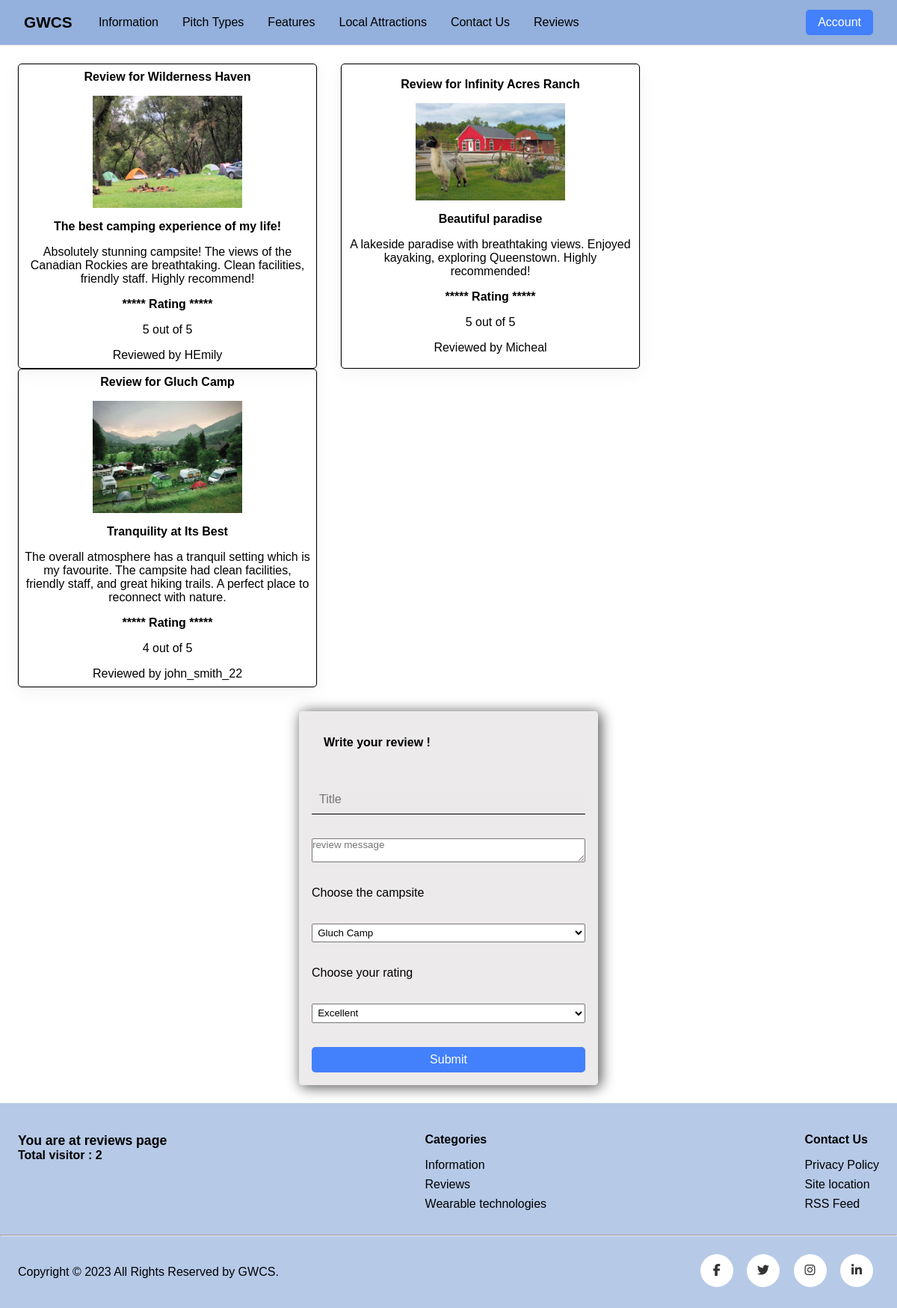
The app's page /pages/reviews.php with its own data.
### tables this page shows
CREATE TABLE `Review` (
  `review_id` bigint(20) NOT NULL,
  `message` text NOT NULL,
  `rating` int(11) NOT NULL,
  `title` varchar(255) NOT NULL,
  `user_id` bigint(20) NOT NULL,
  `site_id` bigint(20) NOT NULL
);

CREATE TABLE `CampSite` (
  `site_id` bigint(20) NOT NULL,
  `name` varchar(255) NOT NULL,
  `location` text NOT NULL,
  `description` text NOT NULL,
  `local_attraction` text NOT NULL,
  `features` text NOT NULL,
  `map_iframe` text DEFAULT NULL,
  `price` decimal(10,2) NOT NULL,
  `notice_note` text NOT NULL,
  `pitch_type_id` bigint(20) NOT NULL
);

CREATE TABLE `User` (
  `user_id` bigint(20) NOT NULL,
  `first_name` varchar(50) NOT NULL,
  `last_name` varchar(50) NOT NULL,
  `username` varchar(80) NOT NULL,
  `email` varchar(255) NOT NULL,
  `password` text NOT NULL,
  `rank` varchar(20) NOT NULL
);

### data/ReviewDataRepository.php (called while the page is built, shortened)
<?php
require_once(UTILS_PATH . "DataRepositoryUtil.php");
class ReviewDataRepository implements DataRepository
{
    private mysqli $connection;
    private UserDataRepository $userRepo;
    private CampSiteDataRepository $siteRepo;
    public function __construct(mysqli $connection)
    {
        $this->connection = $connection;
        $this->userRepo = new UserDataRepository($connection);
        $this->siteRepo = new CampSiteDataRepository($connection);
    }
    public function getLists(): ?array
    {
        $query = "SELECT * FROM Review";
        $stmt = $this->connection->prepare($query);
        if (!$stmt->execute()) {
            throw new mysqli_sql_exception("Error executing the given sql statement.");
        }
        $mysqli_result = $stmt->get_result();
        $reviewList = [];
        while ($row = $mysqli_result->fetch_assoc()) {
            $user = $this->mapRowToReviewObject($row);
            $reviewList[] = $user;
        }
        return $reviewList;
    }
    private function mapRowToReviewObject($row): Review
    {
        $user = $this->userRepo->searchById($row["user_id"]);
        $site = $this->siteRepo->searchById($row["site_id"]);
        $review = new Review($row['rating'], $row['message'], $row['title']);
        $review->setReviewId($row['review_id']);
        $review->setUser($user);
        $review->setSite($site);
        return $review;
    }
}

### data/UserDataRepository.php (called while the page is built, shortened)
<?php
require_once(UTILS_PATH . "DataRepositoryUtil.php");
class UserDataRepository implements DataRepository
{
    private mysqli $connection;
    public function __construct(mysqli $connection)
    {
        $this->connection = $connection;
    }
    public function searchById($id): ?User
    {
        $query = "SELECT * FROM User WHERE user_id = ?";
        $paramTypes = "i";
        $stmt = prepareAndExecuteQuery($this->connection, $query, $paramTypes, $id);
        $mysqli_result = $stmt->get_result();
        $result = $mysqli_result->fetch_assoc();
        return $this->mapRowToUserObject($result);
    }
    private function mapRowToUserObject($row): User
    {
        $user = new User($row["first_name"], $row["last_name"], $row["username"], $row["email"], $row["password"], $row["rank"]);
        $user->setUserId($row["user_id"]);
        return $user;
    }
}

### utils/DataRepositoryUtil.php (called while the page is built, shortened)
<?php
function prepareAndExecuteQuery($connection, $query, $types, ...$params): mysqli_stmt
{
    $stmt = $connection->prepare($query);
    $stmt->bind_param($types, ...$params);
    if (!$stmt->execute()) {
        throw new mysqli_sql_exception("Error during the SQL statement execution.");
    }
    return $stmt;
}

### data/CampSiteDataRepository.php (called while the page is built, shortened)
<?php
require_once(MODEL_PATH . "CampSite.php");
require_once(UTILS_PATH . "DataRepositoryUtil.php");
class CampSiteDataRepository implements DataRepository
{
    private mysqli $connection;
    private PitchTypeDataRepository $pitchTypeRepo;
    public function __construct($connection)
    {
        $this->connection = $connection;
        $this->pitchTypeRepo = new PitchTypeDataRepository($connection);
    }
    public function searchById($id)
    {
        $query = "SELECT * FROM CampSite WHERE site_id = ?";
        $paramTypes = "i";
        $stmt = prepareAndExecuteQuery($this->connection, $query, $paramTypes, $id);
        $mysqli_result = $stmt->get_result();
        $result = $mysqli_result->fetch_assoc();
        $siteId = $result["site_id"];
        $result["images"] = $this->fetchImages($siteId);
        return $this->mapRowToCampSiteObject($result);
    }
    public function getLists(): ?array
    {
        $query = "SELECT * FROM CampSite";
        $stmt = $this->connection->prepare($query);
        if (!$stmt->execute()) {
            throw new mysqli_sql_exception("Error executing the given sql statement.");
        }
        $mysqli_result = $stmt->get_result();
        $campSiteList = [];
        while ($row = $mysqli_result->fetch_assoc()) {
            $row["images"] = $this->fetchImages($row["site_id"]);
            $campSite = $this->mapRowToCampSiteObject($row);
            $campSiteList[] = $campSite;
        }
        return $campSiteList;
    }
    private function mapRowToCampSiteObject($row): CampSite
    {
        $pitchType = $this->pitchTypeRepo->searchById($row["pitch_type_id"]);
        $campsite = new CampSite($row['name'], $row['location'], $row['description'], $row['local_attraction'], $row['features'], $row['notice_note'], $pitchType, $row['price']);
        $campsite->setSiteId($row['site_id']);
        $campsite->setImages($row["images"]);
        $campsite->setMapIframe($row["map_iframe"]);
        return $campsite;
    }
    private function fetchImages($id)
    {
        $query = "SELECT * FROM CampSiteImages WHERE site_id = ?";
        $paramTypes = "i";
        $stmt = prepareAndExecuteQuery($this->connection, $query, $paramTypes, $id);
        $result = $stmt->get_result();
        $images = [];
        while ($row = $result->fetch_assoc()) {
            $images[] = $row["url"];
        }
        return $images;
    }
}

### data/PitchTypeDataRepository.php (called while the page is built, shortened)
<?php
class PitchTypeDataRepository implements DataRepository
{
    private mysqli $connection;
    public function __construct(mysqli $connection)
    {
        $this->connection = $connection;
    }
    public function searchById($id)
    {
        $query = "SELECT * FROM PitchType WHERE pitch_type_id = ?";
        $paramTypes = "i";
        $stmt = prepareAndExecuteQuery($this->connection, $query, $paramTypes, $id);
        $mysqli_result = $stmt->get_result();
        $result = $mysqli_result->fetch_assoc();
        return $this->mapRowToPitchTypeObject($result);
    }
    private function mapRowToPitchTypeObject($row): PitchType
    {
        $pitchType = new PitchType($row["title"], $row['pitch_description']);
        $pitchType->setPitchTypeId($row['pitch_type_id']);
        return $pitchType;
    }
}

### models/CampSite.php (called while the page is built, shortened)
<?php
class CampSite
{
    private int $siteId;
    private string $name;
    public function __construct(string $name, string $location, string $description, string $localAttraction, string $features, string $noticeNote, PitchType $pitchType, float $price)
    {
        $this->name = $name;
    }
    public function getSiteId(): int
    {
        return $this->siteId;
    }
    public function getName(): string
    {
        return $this->name;
    }
    public function setSiteId(int $siteId): void
    {
        $this->siteId = $siteId;
    }
}

### pages/reviews.php (the view, shortened to what this page needs)
<?php
require_once(dirname(__DIR__) . "/inc/header.php");
 $db = new DatabaseConnection();
 $connection = $db->getConnection();
$reviewRepo = new ReviewDataRepository($connection);
$siteRepo = new CampSiteDataRepository($connection);
$reviewList = $reviewRepo->getLists();
$sites = $siteRepo->getLists();
?>
<div class="container">
    <div class="review__container">
        <?php foreach ($reviewList as $review) : ?>
            <div class="review">
                <p class="review__title">Review for <?php echo $review->getSite()->getName() ?></p>
                <img src="../uploads/<?php echo $review->getSite()->getImages()[1] ?>" class="review__img">
                <p class="review__title"><?php echo $review->getTitle() ?></p>
                <div class="review__body">
                    <p class="review__text"><?php echo $review->getMessage() ?></p>
                    <p class="review__text--bold">***** Rating *****</p>
                    <p class="review__rating"><?php echo $review->getRating() ?> out of 5</p>
                    <p class="review__user">Reviewed by <?php echo $review->getUser()->getUsername() ?></p>
                </div>
            </div>
        <?php endforeach; ?>
    </div>
    <form action="<?PHP echo $_SERVER['PHP_SELF'] ?>" method="post" class="form review__form">
        <h4 class="section-header">Write your review !</h4>
        <input type="text" name="title" placeholder="Title" class="form__input">
        <textarea name="review_message" id="review_message" placeholder="review message" class="review__textarea"></textarea>
        <p class="form__label">Choose the campsite</p>
        <select class="select" name="site_id" id="sites" class="select">
            <?php foreach ($sites as $site) : ?>
                <option value="<?php echo $site->getSiteId(); ?>"><?php echo $site->getName(); ?></option>
            <?php endforeach; ?>
        </select>
        <p class="form__lable">Choose your rating</p>
        <select class="select" name="rating" id="ratings">
            <option value="1">Excellent</option>
        </select>
        <input type="submit" value="Submit" name="submit_review" class="btn btn--success">
    </form>
</div>
<?php
include(INC_PATH . "footer.php");
?>

### records on screen
review: site.name "Wilderness Haven", shows a picture, title "The best camping experience of my life!", message "Absolutely stunning campsite! The views of the Canadian Rockies are breathtaking. Clean facilities, friendly staff. Highly recommend!", rating "5", user.username "HEmily"
review: site.name "Infinity Acres Ranch", shows a picture, title "Beautiful paradise", message "A lakeside paradise with breathtaking views. Enjoyed kayaking, exploring Queenstown. Highly recommended!", rating "5", user.username "Micheal"
review: site.name "Gluch Camp", shows a picture, title "Tranquility at Its Best", message "The overall atmosphere has a tranquil setting which is my favourite. The campsite had clean facilities, friendly staff, and great hiking trails. A perfect place to reconnect with nature.", rating "4", user.username "john_smith_22"

### other values on screen
$pageName "reviews"
$viewCount "2"
form field site_id "Gluch Camp"
